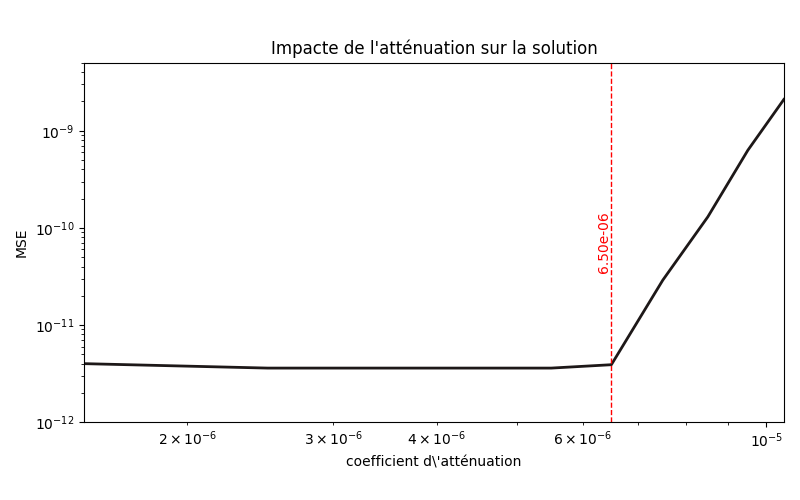

Here is the Python script that generated this plot:
import numpy as np
import matplotlib.pyplot as plt

damping = [
   [1.05e-05, 9.50e-06, 8.50e-06, 7.50e-06, 6.50e-06, 5.50e-06, 4.50e-06, 3.50e-06, 2.50e-06, 1.50e-06]
]

diff = [
    [2.10e-09, 6.30e-10, 1.30e-10, 2.90e-11, 3.90e-12, 3.60e-12, 3.60e-12, 3.60e-12, 3.60e-12, 4.00e-12]
]

fig, ax = plt.subplots(1, 1, figsize=(8, 5))

def display(axe, performance, error):
    colors = ["#1D1818"]
    for i, (perf, err) in enumerate(zip(performance, error)):
        x = np.array(perf)
        y = np.array(err)

        # Affichage
        axe.plot(x, y, linewidth=2, color = colors[i], linestyle="-")

display(ax, damping, diff)

titles = ["Impacte de l'atténuation sur la solution"]

ax.set_xscale("log")
ax.set_yscale("log")
ax.set_ylabel("MSE", fontsize=14) # Augmenté de 2 points
ax.set_xlim(1.5e-06, 1.05e-05)
ax.set_ylim(1.0e-12, 5e-09)
ax.set_xlabel("coefficient d'atténuation", fontsize=14) # Augmenté de 2 points

# Augmenter la taille des labels des ticks
ax.tick_params(axis='x', labelsize=14)
ax.tick_params(axis='y', labelsize=14)

x_val = 6.5e-6
ax.axvline(x=x_val, color='r', linestyle='--', linewidth=1)
ax.text(x_val, (ax.get_ylim()[0] * ax.get_ylim()[1])**0.5, f'{x_val:.2e}',
        color='r', ha='right', va='center', rotation=90, fontsize=14) # Augmenté de 2 points

ax.set_title(titles[0], fontsize=14) # Augmenté de 2 points (titre est souvent plus grand que les labels)

# Echelles log
plt.tight_layout(rect=[0, 0.03, 1, 0.95])
plt.savefig("00_plot_damping.png")
plt.show()